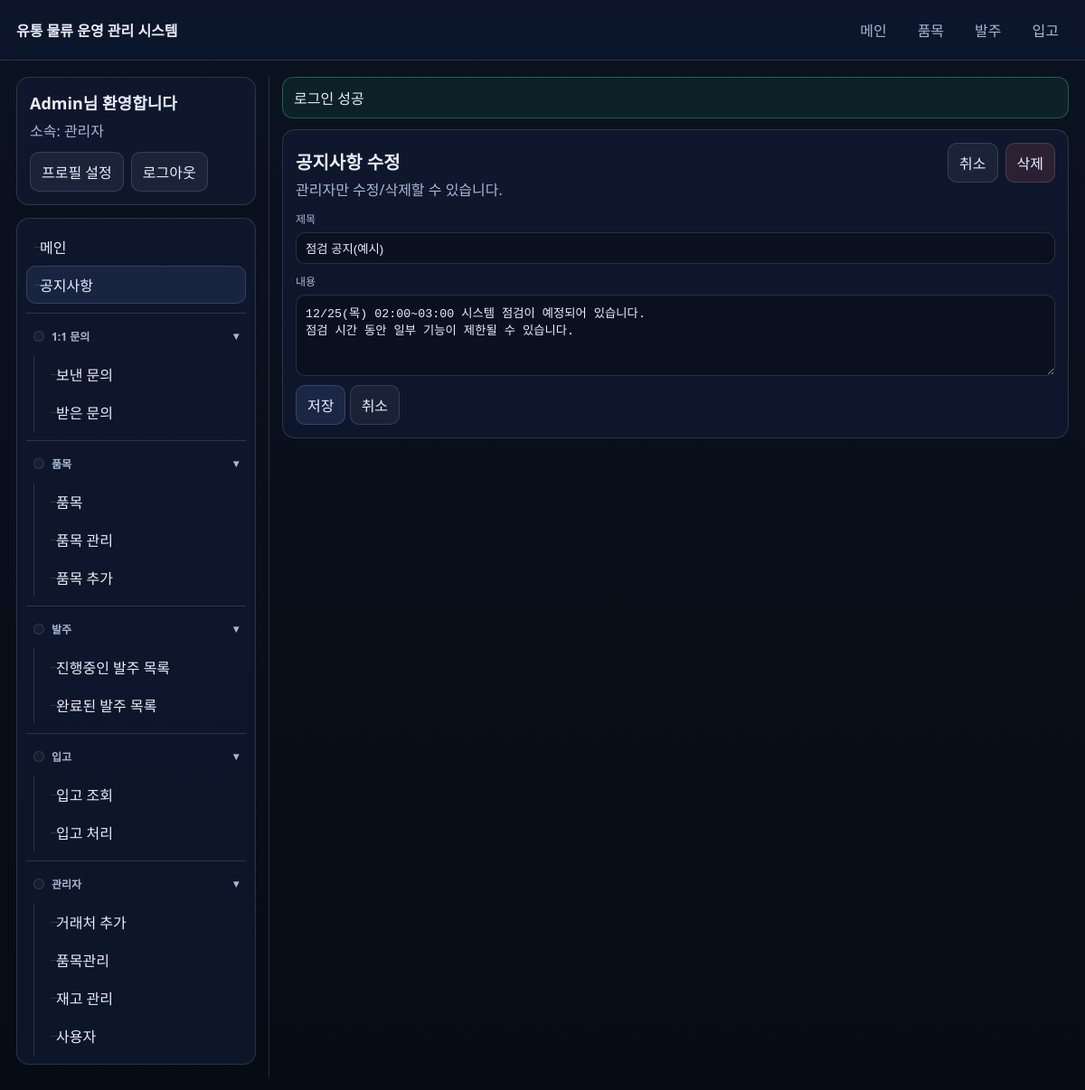
The page /notice_edit.php?id=2 (signed in) on the database its author committed.
### tables this page shows
CREATE TABLE notices (
  id BIGINT UNSIGNED NOT NULL AUTO_INCREMENT,
  title VARCHAR(200) NOT NULL,
  body TEXT NOT NULL,
  active TINYINT(1) NOT NULL DEFAULT 1,
  created_at DATETIME NOT NULL DEFAULT CURRENT_TIMESTAMP,
  updated_at DATETIME NOT NULL DEFAULT CURRENT_TIMESTAMP ON UPDATE CURRENT_TIMESTAMP,
  PRIMARY KEY (id),
  KEY idx_notices_active_created (active, created_at)
);

### includes/bootstrap.php (called while the page is built, shortened)
<?php
function e(?string $value): string {
  return htmlspecialchars((string)$value, ENT_QUOTES | ENT_SUBSTITUTE, 'UTF-8');
}
function url(string $path): string {
  $path = '/' . ltrim($path, '/');
  return $path;
}
spl_autoload_register(function ($class) {
  $base = __DIR__ . '/../classes/';
  $path = $base . str_replace('\\', '/', $class) . '.php';
});

### classes/Notice.php (called while the page is built, shortened)
<?php
final class Notice {
  public static function find(PDO $db, int $id): ?array {
    $st = $db->prepare('SELECT id, title, body, created_at FROM notices WHERE id = ? AND active = 1');
    $st->execute([$id]);
    $row = $st->fetch();
    return $row ?: null;
  }
}

### notice_edit.php (the view, shortened to what this page needs)
<?php
require_once __DIR__ . '/includes/bootstrap.php';
$db = db();
$id = (int)($_GET['id'] ?? ($_POST['id'] ?? 0));
$notice = Notice::find($db, $id);
$title = trim((string)($_POST['title'] ?? (string)($notice['title'] ?? '')));
$body = trim((string)($_POST['body'] ?? (string)($notice['body'] ?? '')));
require_once __DIR__ . '/includes/header.php';
?>
<div class="card">
  <div class="kpi">
    <div>
      <h1 class="h1" style="margin-bottom:4px">공지사항 수정</h1>
      <div class="muted">관리자만 수정/삭제할 수 있습니다.</div>
    </div>
    <div style="display:flex;gap:8px">
      <a class="btn secondary" href="<?= e(url('/notice_view.php?id=' . $id)) ?>">취소</a>
      <form method="post" action="<?= e(url('/notice_edit.php')) ?>" onsubmit="return confirm('정말 이 공지사항을 삭제할까요?')">
        <button class="btn danger" type="submit">삭제</button>
      </form>
    </div>
  </div>
  <form method="post" action="<?= e(url('/notice_edit.php')) ?>">
    <div class="form-row">
      <div class="field" style="min-width:320px;flex:1">
        <div class="label">제목</div>
        <input class="input" type="text" name="title" value="<?= e($title) ?>" required />
      </div>
    </div>
    <div class="field">
      <div class="label">내용</div>
      <textarea name="body" required><?= e($body) ?></textarea>
    </div>
    <button class="btn" type="submit">저장</button>
    <a class="btn secondary" href="<?= e(url('/notice_view.php?id=' . $id)) ?>">취소</a>
  </form>
</div>
<?php require_once __DIR__ . '/includes/footer.php'; ?>

### assets/app.css (style rules this page uses)
:root { --bg:#0b1220;--card:#101b33;--text:#e8eefc;--muted:#a9b6d6;--border:rgba(232,238,252,.14);--accent:#7aa2ff;--danger:#ff6b6b;--ok:#36d399; }
* { box-sizing:border-box }
body { margin:0;font-family:system-ui,-apple-system,Segoe UI,Roboto,Helvetica,Arial,sans-serif;background:linear-gradient(180deg,var(--bg),#070b14);color:var(--text) }
a { color:var(--accent);text-decoration:none }
.card { background:rgba(16,27,51,.70);border:1px solid var(--border);border-radius:14px;padding:14px }
.h1 { font-size:20px;margin:0 0 10px 0;word-break:keep-all;overflow-wrap:normal;white-space:nowrap }
.muted { color:var(--muted) }
.form-row { display:flex;gap:10px;flex-wrap:wrap;align-items:end }
.field { display:flex;flex-direction:column;gap:6px;min-width:180px }
.label { font-size:12px;color:var(--muted);word-break:keep-all;overflow-wrap:normal;white-space:nowrap }
.input,select,textarea { width:100%;padding:9px 10px;border-radius:10px;border:1px solid var(--border);background:rgba(7,11,20,.45);color:var(--text) }
textarea { min-height:90px }
.btn { display:inline-block;padding:9px 12px;border-radius:10px;border:1px solid var(--border);background:rgba(122,162,255,.12);color:var(--text);cursor:pointer;font:inherit }
.btn.secondary { background:rgba(232,238,252,.06) }
.btn.danger { background:rgba(255,107,107,.12) }
.kpi { display:flex;gap:10px;align-items:baseline;justify-content:space-between }

### rows shown on the page
notices: title "점검 공지(예시)", body "12/25(목) 02:00~03:00 시스템 점검이 예정되어 있습니다. 점검 시간 동안 일부 기능이 제한될 수 있습니다."

### other values the page prints
APP_NAME "유통 물류 운영 관리 시스템"
$me['name'] "Admin"
$flash['message'] "로그인 성공"
